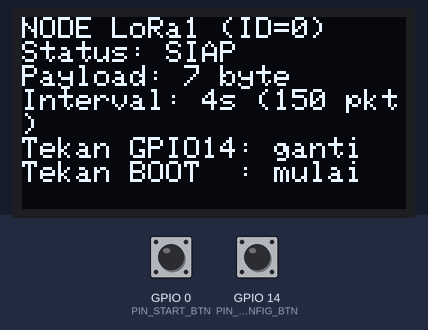
Simulated run of this sketch. Board: ESP32. Shown: 128×64 one-colour display. The inputs (shaded band) are chosen by the test bench; at power-on: GPIO 0 (PIN_START_BTN) HIGH, GPIO 14 (PIN_CONFIG_BTN) HIGH. No radio packets arrive unless stated; what the sketch prints to the serial monitor is not drawn.

Above: at 1.4 s.
1.5 s: GPIO 0 (PIN_START_BTN) pulled LOW for 0.15 s
At 2.4 s:
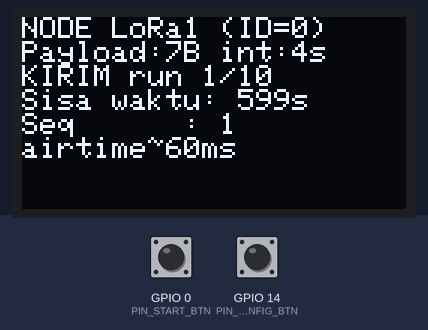
At 5.8 s:
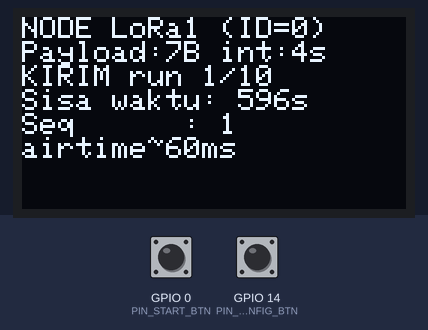
7.6 s: GPIO 0 (PIN_START_BTN) driven HIGH
10.6 s: GPIO 0 (PIN_START_BTN) driven LOW
Timing chart, 0 to 13.6 s (numbered marks = the images above; inputs shaded):
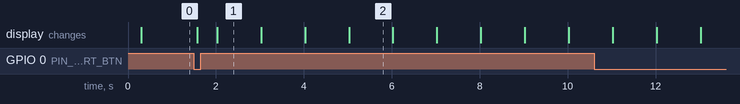

Measured:
- after the input at 1.5 s, the display: first changes after 0.08 s (image 1 shows a later state)
- what the display in image 2 shows lasts 1.0 s, from 5.0 s to 6.0 s

The sketch:

Node_LoRa.ino
```cpp
/*
 * ============================================================================
 *  Node LoRa - ESP32 + LoRa SX1278 (SPI) + OLED SSD1306 (I2C)
 *
 *  Penelitian: Rancang Bangun Multi-Protocol IoT Gateway Berbasis ESP32
 *  dengan Implementasi FreeRTOS (Teknik Elektro, UKSW)
 * ============================================================================
 *  Satu papan ESP32 khusus LoRa (ID 0), terpisah dari empat Node_BLE.
 *
 *  Tombol
 *    GPIO14       : ganti ukuran payload (7, 16, 32 byte)
 *    BOOT (GPIO0) : mulai pengujian; tahan 2 s untuk membatalkan
 *  Tombol GPIO14 dihubungkan ke GND dan memakai pull-up internal. Jangan
 *  hubungkan pin GPIO ke 5 V (batas tegangan pin ESP32 adalah 3,6 V).
 *
 *  Format paket
 *    Byte 0: ID (0) | byte 1-2: seq (little-endian) | byte 3-6: timestamp
 *    millis() (little-endian) | byte pengisi sampai ukuran payload.
 *
 *  Parameter radio: 433 MHz, SF7, lebar pita 125 kHz, coding rate 4/5,
 *  daya pancar 17 dBm. Interval kirim mengikuti ukuran payload agar siklus
 *  kerja (duty cycle) tetap di bawah 1%.
 *
 *  Pustaka : LoRa (Sandeep Mistry), Adafruit SSD1306, Adafruit GFX
 *
 *  Wiring (ESP32 DevKit 30-pin):
 *      SX1278 SCK  -> GPIO18     SX1278 NSS  -> GPIO5
 *      SX1278 MISO -> GPIO19     SX1278 RST  -> GPIO4
 *      SX1278 MOSI -> GPIO23     SX1278 DIO0 -> GPIO26
 *      SX1278 VCC  -> 3V3
 *      OLED SDA    -> GPIO21     OLED SCL    -> GPIO22
 *      Tombol      : GPIO14 <-> GND
 * ============================================================================
 */
#include <Arduino.h>
#include <stdarg.h>
#include <SPI.h>
#include <LoRa.h>
#include <Wire.h>
#include <Adafruit_GFX.h>
#include <Adafruit_SSD1306.h>
enum BtnEvent { BTN_NONE, BTN_PRESSED };
// ============================ MODE DEBUG ======================================
#define DEBUG_MODE     1
#define DEBUG_VERBOSE  1

#define SERIAL_BAUD        115200

// ------------------------- KONFIGURASI UJI -------------------------------------
// Interval kirim LoRa mengikuti ukuran payload agar duty cycle tetap < 1%
// (time on air SF7/BW125: 7 B 36,1 ms, 16 B 51,5 ms, 32 B 71,9 ms).
//   7 B -> 4 s (150 paket per 10 menit, duty cycle 0,90%) | 16 B -> 6 s (100) | 32 B -> 8 s (75)
static const uint32_t LORA_INTERVAL_OPTIONS[3] = {4000UL, 6000UL, 8000UL};
#define TEST_DURATION_MS   600000UL   // 10 menit
// ---- PENGUJIAN BERURUTAN: harus sama dengan Node_BLE.ino ----------------------
#define REPEAT_RUNS        10          // 1 = satu putaran saja
#define REPEAT_PAUSE_MS    60000UL     // jeda antarputaran (1 menit)
#define ID_LORA1           0

#define MAX_PAYLOAD_SIZE   32         // ukuran buffer untuk payload terbesar
static const uint8_t PAYLOAD_OPTIONS[3] = {7, 16, 32};   // ukuran payload (byte)
static uint8_t payloadIdx = 0;        // indeks PAYLOAD_OPTIONS, diubah dengan tombol
#define CUR_PAYLOAD  (PAYLOAD_OPTIONS[payloadIdx])
#define CUR_INTERVAL (LORA_INTERVAL_OPTIONS[payloadIdx])
#define EXPECTED_SENT ((uint16_t)((TEST_DURATION_MS + CUR_INTERVAL - 1) / CUR_INTERVAL))

#define PIN_LORA_SCK   18
#define PIN_LORA_MISO  19
#define PIN_LORA_MOSI  23
#define PIN_LORA_SS    5
#define PIN_LORA_RST   4   // GPIO14 tidak dipakai karena menjadi pin tombol
#define PIN_LORA_DIO0  26
#define PIN_SDA        21
#define PIN_SCL        22
#define PIN_CONFIG_BTN 14   // tombol ganti payload (ke GND, pull-up internal)
#define PIN_START_BTN  0    // tombol BOOT pada papan (mulai pengujian)

#define LORA_FREQ      433E6
#define LORA_SF        7
#define LORA_BW        125E3
#define LORA_CR        5
#define LORA_SYNC      0x12
#define LORA_TXPOWER   17

// ------------------------- OBJEK & STATE --------------------------------------
Adafruit_SSD1306 display(128, 64, &Wire, -1);
static bool oledOk = false;

enum State { IDLE, RUNNING, PAUSE, DONE };
static State    state       = IDLE;
static uint16_t loraSeq     = 0;
static uint32_t runStart    = 0;
static uint32_t nextLoraTx  = 0;
static uint32_t lastOled    = 0;
static uint32_t loraAirtime = 0;
static uint8_t  runIdx      = 0;   // nomor putaran (1-REPEAT_RUNS)
static uint32_t seriesStart = 0;   // millis() saat BOOT ditekan
static inline uint32_t runStartAt(uint8_t k) {   // jadwal mulai putaran ke-k (mulai dari 1)
  return seriesStart + (uint32_t)(k - 1) * (TEST_DURATION_MS + REPEAT_PAUSE_MS);
}

// ============================ FUNGSI LOG ======================================
#if DEBUG_MODE
static void dbgStatus(const char* fmt, ...) {
  char buf[160];
  va_list ap; va_start(ap, fmt); vsnprintf(buf, sizeof(buf), fmt, ap); va_end(ap);
  Serial.print("[STATUS] "); Serial.println(buf);
}
#else
static inline void dbgStatus(const char* fmt, ...) { (void)fmt; }
#endif

#if DEBUG_VERBOSE
static void dbgPacket(const char* fmt, ...) {
  char buf[160];
  va_list ap; va_start(ap, fmt); vsnprintf(buf, sizeof(buf), fmt, ap); va_end(ap);
  Serial.print("[PKT] "); Serial.println(buf);
}
#else
static inline void dbgPacket(const char* fmt, ...) { (void)fmt; }
#endif

// ============================ TOMBOL ===========================================
// Mendeteksi tombol yang ditekan lalu dilepas, dengan debounce 50 ms.
// Dipanggil di loop() saat status IDLE atau DONE.
static BtnEvent readConfigButton() {
  static bool lastLow = false;
  static uint32_t pressStart = 0;
  bool cur = (digitalRead(PIN_CONFIG_BTN) == LOW);
  BtnEvent ev = BTN_NONE;
  if (!lastLow && cur) {                 // baru ditekan
    pressStart = millis();
  } else if (lastLow && !cur) {          // baru dilepas
    if (millis() - pressStart >= 50) ev = BTN_PRESSED;   // debounce
  }
  lastLow = cur;
  return ev;
}

// ============================ PENYUSUNAN PAKET ================================
static void encodePacket(uint8_t* buf, uint8_t id, uint16_t seq, uint32_t ts, uint8_t payloadSize) {
  buf[0] = id;
  buf[1] = seq & 0xFF;          buf[2] = (seq >> 8) & 0xFF;
  buf[3] = ts & 0xFF;           buf[4] = (ts >> 8) & 0xFF;
  buf[5] = (ts >> 16) & 0xFF;   buf[6] = (ts >> 24) & 0xFF;
  for (int i = 7; i < payloadSize; i++) buf[i] = (uint8_t)((i - 7) & 0xFF);   // byte pengisi
}

// ============================ FUNGSI UTAMA ====================================
static void oledDraw() {
  if (!oledOk) return;
  display.clearDisplay();
  display.setTextSize(1);
  display.setTextColor(SSD1306_WHITE);
  display.setCursor(0, 0);
  display.println("NODE LoRa1 (ID=0)");
  switch (state) {
    case IDLE:
      display.println("Status: SIAP");
      display.printf("Payload: %d byte\n", CUR_PAYLOAD);
      display.printf("Interval: %lus (%u pkt)\n", (unsigned long)(CUR_INTERVAL / 1000), EXPECTED_SENT);
      display.println("Tekan GPIO14: ganti");
      display.println("Tekan BOOT  : mulai");
      break;
    case RUNNING: {
      uint32_t sisa = (TEST_DURATION_MS - (millis() - runStart)) / 1000;
      display.printf("Payload:%dB int:%lus\n", CUR_PAYLOAD, (unsigned long)(CUR_INTERVAL / 1000));
      display.printf("KIRIM run %u/%d\n", runIdx, REPEAT_RUNS);
      display.printf("Sisa waktu: %lus\n", (unsigned long)sisa);
      display.printf("Seq      : %u\n", loraSeq);
      display.printf("airtime~%lums\n", (unsigned long)loraAirtime);
      break;
    }
    case PAUSE: {
      int32_t sisa = (int32_t)(runStartAt(runIdx + 1) - millis());
      display.printf("Payload: %dB\n", CUR_PAYLOAD);
      display.printf("JEDA run %u/%d\n", runIdx, REPEAT_RUNS);
      display.printf("P_sent = %u\n", loraSeq);
      display.printf("Run %u mulai %lds\n", runIdx + 1, (long)(sisa > 0 ? sisa / 1000 : 0));
      display.println("Batal: tahan BOOT 2s");
      break;
    }
    case DONE:
      display.printf("SELESAI %u/%d run\n", runIdx, REPEAT_RUNS);
      display.printf("Payload: %dB\n", CUR_PAYLOAD);
      display.printf("P_sent = %u\n", loraSeq);
      display.println("Tekan GPIO14: ganti");
      display.println("Tekan BOOT  : ulang");
      break;
  }
  display.display();
}

static void sendLora() {
  uint8_t buf[MAX_PAYLOAD_SIZE];
  uint32_t ts = millis();
  encodePacket(buf, ID_LORA1, loraSeq, ts, CUR_PAYLOAD);

  uint32_t t0 = millis();
  LoRa.beginPacket();
  LoRa.write(buf, CUR_PAYLOAD);
  LoRa.endPacket();                 // menunggu sampai pengiriman selesai
  loraAirtime = millis() - t0;

  dbgPacket("LoRa TX seq=%u ts=%lu ukuran=%dB airtime=%lums", loraSeq, (unsigned long)ts,
            CUR_PAYLOAD, (unsigned long)loraAirtime);
  loraSeq++;
}

static void startTest(uint32_t tStart) {
  loraSeq = 0;
  runStart   = tStart;
  nextLoraTx = runStart;
  loraAirtime = 0;
  state = RUNNING;
  dbgStatus("MULAI putaran %u/%d (10 menit). Payload=%dB. Interval LoRa=%lums (P_sent diharapkan=%u)",
            runIdx, REPEAT_RUNS, CUR_PAYLOAD, (unsigned long)CUR_INTERVAL, EXPECTED_SENT);
}

static void stopTest(bool batal = false) {
  LoRa.sleep();                     // beginPacket() pada putaran berikutnya mengaktifkan radio kembali
  state = (!batal && runIdx < REPEAT_RUNS) ? PAUSE : DONE;
  dbgStatus("SELESAI putaran %u/%d%s. LoRa P_sent=%u (payload=%dB)", runIdx, REPEAT_RUNS,
            batal ? " (SERI DIBATALKAN)" : "", loraSeq, CUR_PAYLOAD);
}

// ============================ SETUP & LOOP ====================================
static void fatal(const char* msg) {
  Serial.println(msg);
  if (oledOk) { display.clearDisplay(); display.setCursor(0, 0); display.println(msg); display.display(); }
  while (true) delay(1000);
}

void setup() {
  Serial.begin(SERIAL_BAUD);
  delay(200);
  dbgStatus("Boot Node LoRa1 (ID=0)");

  pinMode(PIN_CONFIG_BTN, INPUT_PULLUP);   // tombol ke GND, tanpa catu 5 V atau 3V3 eksternal
  pinMode(PIN_START_BTN, INPUT_PULLUP);

  Wire.begin(PIN_SDA, PIN_SCL);
  Wire.setClock(400000);
  oledOk = display.begin(SSD1306_SWITCHCAPVCC, 0x3C);
  dbgStatus("OLED init: %s", oledOk ? "OK" : "TIDAK TERDETEKSI");

  SPI.begin(PIN_LORA_SCK, PIN_LORA_MISO, PIN_LORA_MOSI, PIN_LORA_SS);
  LoRa.setPins(PIN_LORA_SS, PIN_LORA_RST, PIN_LORA_DIO0);
  if (!LoRa.begin(LORA_FREQ)) fatal("LoRa init GAGAL - cek wiring SPI/RST/DIO0!");
  LoRa.setSpreadingFactor(LORA_SF);
  LoRa.setSignalBandwidth(LORA_BW);
  LoRa.setCodingRate4(LORA_CR);
  LoRa.setPreambleLength(8);
  LoRa.setSyncWord(LORA_SYNC);
  LoRa.setTxPower(LORA_TXPOWER);
  LoRa.enableCrc();
  dbgStatus("LoRa init OK @ %.0f Hz, SF%d, BW%.0f (RST=GPIO%d)", LORA_FREQ, LORA_SF, LORA_BW, PIN_LORA_RST);

  dbgStatus("Siap. GPIO14=ganti payload, BOOT=mulai.");
  oledDraw();
}

void loop() {
  uint32_t now = millis();

  if (state == IDLE || state == DONE) {
    if (readConfigButton() == BTN_PRESSED) {
      payloadIdx = (payloadIdx + 1) % 3;
      dbgStatus("Payload diganti -> %d byte, interval LoRa %lu ms (P_sent %u)",
                CUR_PAYLOAD, (unsigned long)CUR_INTERVAL, EXPECTED_SENT);
      state = IDLE;
      oledDraw();
    }
    if (digitalRead(PIN_START_BTN) == LOW) {
      delay(50);
      if (digitalRead(PIN_START_BTN) == LOW) {
        seriesStart = millis(); runIdx = 1;
        startTest(seriesStart);
      }
    }
  } else if (state == RUNNING) {
    if (now - runStart >= TEST_DURATION_MS) {
      stopTest();
    } else if ((int32_t)(now - nextLoraTx) >= 0) {
      sendLora();
      nextLoraTx += CUR_INTERVAL;
    }
  } else if (state == PAUSE) {
    if ((int32_t)(now - runStartAt(runIdx + 1)) >= 0) {
      runIdx++;
      startTest(runStartAt(runIdx));
    }
  }

  // Pembatalan: tahan BOOT >= 2 s saat mengirim atau jeda (5 s pertama diabaikan).
  {
    static uint32_t bootLowSince = 0;
    bool low = (digitalRead(PIN_START_BTN) == LOW);
    if ((state == RUNNING || state == PAUSE) && low && now - seriesStart > 5000) {
      if (bootLowSince == 0) bootLowSince = now;
      else if (now - bootLowSince >= 2000) { stopTest(true); bootLowSince = 0; }
    } else {
      bootLowSince = 0;
    }
  }

  if (now - lastOled >= 500) { lastOled = now; oledDraw(); }
  delay(1);
}
```
